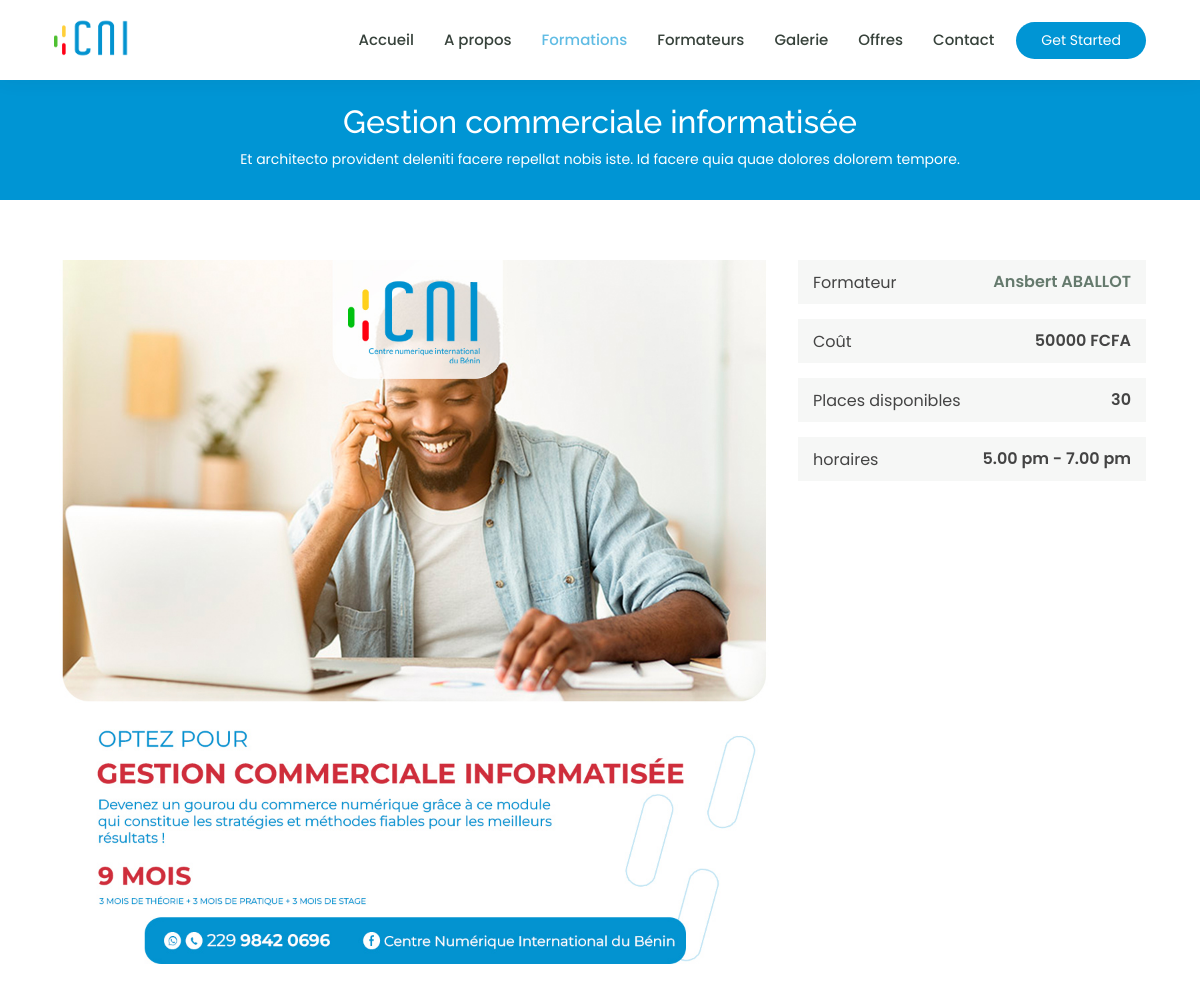
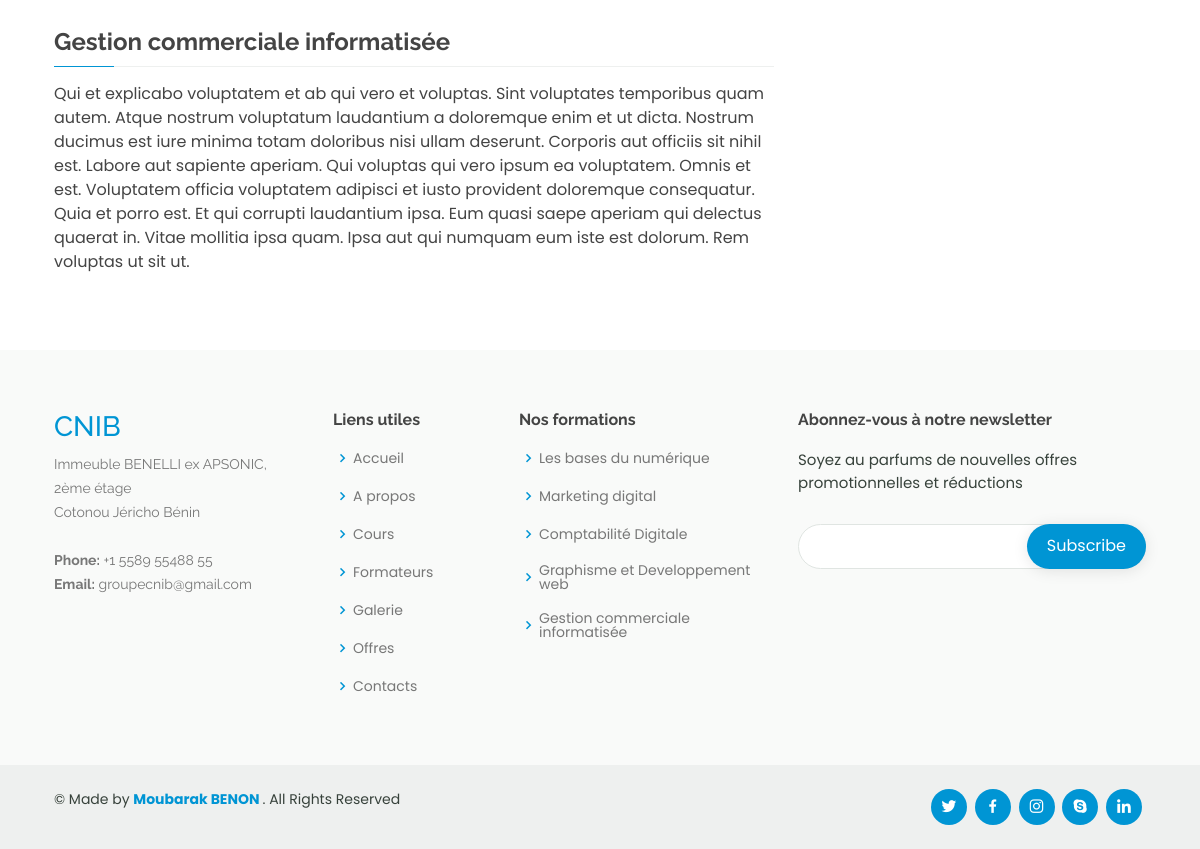
The app's page /cnib/course_details/10 with its own data (2 pictures, top to bottom).
### app/models.py (models this page shows, shortened)
class Cours(models.Model):
    nom = models.CharField(max_length=100)
    coursthumbnail = models.ImageField(upload_to="cours", blank=True, null=True)
    price = models.IntegerField(default=50000)
    libele = models.TextField(max_length=500,blank=True, null=True)
    description = models.TextField(max_length=1000)
    prof=models.CharField(choices=les_choix, max_length=50, default="")
    profimage = models.ImageField(upload_to="enseignants", blank=True, null=True)
    def get_absolute_url(self):
        return reverse("course_details", kwargs = {"id": self.id}) # nom de l'url "product" et un paramètre contenant le slug

### app/views.py (the view)
# urls.py: path('course_details/<int:id>', views.course_details, name='course_details')
def course_details(request, id):
    cours = get_object_or_404(Cours, id=id)
    formations = Cours.objects.all()
    return render(request, 'app/course-details.html', context={"cours": cours, "formations":formations})

### app/templates/app/course-details.html (shortened to what this page needs)
{% extends 'app/index.html' %}
{% block coursesli %}class="active"{% endblock coursesli %}
{% block about %}
  <main id="main">
    <div class="breadcrumbs" data-aos="fade-in">
      <div class="container">
        <h2>{{ cours.nom }}</h2>
        <p>{{ cours.libele }}</p>
      </div>
    </div>
    <section id="course-details" class="course-details">
      <div class="container" data-aos="fade-up">
        <div class="row">
          <div class="col-lg-8">
            <img src="{{ cours.coursthumbnail.url }}" class="img-fluid" alt="">
            <h3>{{ cours.nom }}</h3>
             <p>
              {{ cours.description }}
            </p>
          </div>
          <div class="col-lg-4">
            <div class="course-info d-flex justify-content-between align-items-center">
              <h5>Formateur</h5>
              <p><a href="#">{{ cours.prof }}</a></p>
            </div>
            <div class="course-info d-flex justify-content-between align-items-center">
              <h5>Coût</h5>
              <p>{{ cours.price }} FCFA</p>
            </div>
            <div class="course-info d-flex justify-content-between align-items-center">
              <h5>Places disponibles</h5>
              <p>30</p>
            </div>
            <div class="course-info d-flex justify-content-between align-items-center">
              <h5>horaires</h5>
              <p>5.00 pm - 7.00 pm</p>
            </div>
          </div>
        </div>
      </div>
    </section>
  </main>
  {% endblock about %}

### app/templates/app/index.html (shortened to what this page needs)
{% load static %}
<!DOCTYPE html>
<html lang="en">
<head>
  <link rel="stylesheet" href="https://cdnjs.cloudflare.com/ajax/libs/font-awesome/6.1.1/css/all.min.css"
 />
  <link href="{% static 'app/vendor/animate.css/animate.min.css' %}" rel="stylesheet">
  <link href="{% static 'app/vendor/aos/aos.css' %}" rel="stylesheet">
  <link href="{% static 'app/vendor/bootstrap/css/bootstrap.min.css' %}" rel="stylesheet">
  <link href="{% static 'app/vendor/bootstrap-icons/bootstrap-icons.css' %}" rel="stylesheet">
  <link href="{% static 'app/vendor/boxicons/css/boxicons.min.css' %}" rel="stylesheet">
  <link href="{% static 'app/vendor/remixicon/remixicon.css' %}" rel="stylesheet">
  <link href="{% static 'app/vendor/swiper/swiper-bundle.min.css' %}" rel="stylesheet">
  <link href="https://cdn.jsdelivr.net/npm/bootstrap@5.0.2/dist/css/bootstrap.min.css" rel="stylesheet"
>
  <link href="{% static 'app/css/style.css' %}" rel="stylesheet">
</head>
<body>
  <header id="header" class="fixed-top">
    <div class="container d-flex align-items-center">
      <a href="index.html" class="logo me-auto"><img src="{% static 'app/images/LOGO/1.png' %}" alt="" class="img-fluid"
          style="background-size: cover; height: 50px;"></a>
      <nav id="navbar" class="navbar order-last order-lg-0">
        <ul>
          <li><a {% block indexli %}class="active" {% endblock indexli %} href="{% url 'index'  %}">Accueil</a></li>
          <li><a href="{% url 'about' %}" {% block aboutli %}{% endblock aboutli %}>A propos</a></li>
          <li><a href="{% url 'courses'  %}" {% block coursesli %}{% endblock coursesli %}>Formations</a></li>
          <li><a href="{% url 'trainers'  %}" {% block trainersli %}{% endblock trainersli %}>Formateurs</a></li>
          <li><a href="{% url 'events' %}" {% block eventsli %}{% endblock eventsli %}>Galerie</a></li>
          <li><a href="{% url 'pricing'  %}" {% block pricingli %}{% endblock pricingli %}>Offres</a></li>
          <li><a href="{% url 'contact'  %}" {% block contactli %}{% endblock contactli %}>Contact</a></li>
        </ul>
      </nav>
      <a href="{% url 'courses'  %}" class="get-started-btn">Get Started</a>
    </div>
  </header>
  {% block about %}{% endblock about %}
  <footer id="footer">
    <div class="footer-top">
      <div class="container">
        <div class="row">
          <div class="col-lg-3 col-md-6 footer-contact">
            <h3 style="color: #0095d4;">CNIB</h3>
            <p>
              Immeuble BENELLI ex APSONIC, <br>
              2ème étage <br>
              Cotonou Jéricho Bénin<br>
              <br>
              <strong>Phone:</strong> +1 5589 55488 55<br>
              <strong>Email:</strong> groupecnib@gmail.com<br>
            </p>
          </div>
          <div class="col-lg-2 col-md-6 footer-links">
            <h4>Liens utiles</h4>
            <ul>
              <li><i class="bx bx-chevron-right"></i> <a href="{% url 'index' %}" {% ">Accueil</a></li>
              <li><i class="bx bx-chevron-right"></i> <a href="{% url 'about' %}" {% ">A propos</a></li>
              <li><i class="bx bx-chevron-right"></i> <a href="{% url 'courses'  %}" ">Cours</a></li>
              <li><i class=" bx bx-chevron-right"></i> <a href="{% url 'trainers'  %}"">Formateurs</a></li>
              <li><i class=" bx bx-chevron-right"></i> <a href="{% url 'events' %}" {%">Galerie</a></li>
              <li><i class="bx bx-chevron-right"></i> <a href="{% url 'pricing'  %}" ">Offres</a></li>
              <li><i class=" bx bx-chevron-right"></i> <a href="{% url 'contact'  %}" ">Contacts</a></li>
            </ul>
          </div>
          <div class=" col-lg-3 col-md-6 footer-links">
                        <h4>Nos formations</h4>
                        <ul>
                          {% for cour in formations %}
                          <li><i class="bx bx-chevron-right"></i> <a
                              href="{{ cour.get_absolute_url }}">{{ cour.nom }}</a></li>
                          {% endfor %}
                        </ul>
          </div>
          <div class="col-lg-4 col-md-6 footer-newsletter">
            <h4>Abonnez-vous à notre newsletter</h4>
            <p>Soyez au parfums de nouvelles offres promotionnelles et réductions</p>
            <form action="" method="post">
              <input type="email" name="email"><input type="submit" value="Subscribe">
            </form>
          </div>
        </div>
      </div>
    </div>
    <div class="container d-md-flex py-4">
      <div class="me-md-auto text-center text-md-start">
        <div class="copyright">
          &copy; Made by <strong><span><a href="http://wa.me/22990838919">Moubarak BENON </a></span></strong>. All
          Rights Reserved
        </div>
        <div class="credits">
        </div>
      </div>
      <div class="social-links text-center text-md-right pt-3 pt-md-0">
        <a href="#" class="twitter"><i class="bx bxl-twitter"></i></a>
        <a href="https://www.facebook.com/profile.php?id=100086442344655&mibextid=ZbWKwL" class="facebook"><i class="bx bxl-facebook"></i></a>
        <a href="#" class="instagram"><i class="bx bxl-instagram"></i></a>
        <a href="#" class="google-plus"><i class="bx bxl-skype"></i></a>
        <a href="#" class="linkedin"><i class="bx bxl-linkedin"></i></a>
      </div>
    </div>
  </footer>
</body>
</html>

### app/static/app/css/style.css (style rules this page uses)
body { font-family: "poppins"; color: #444444; }
a { color: #0095d4; text-decoration: none; }
h1, h2, h3, h4, h5, h6 { font-family: "Raleway", sans-serif; }
#header { background: #fff; transition: all 0.5s; z-index: 997; padding: 15px 0; box-shadow: 0px 0 18px rgba(55, 66, 59, 0.08); }
#header .logo { font-size: 30px; margin: 0; padding: 0; line-height: 1; font-weight: 600; letter-spacing: 1px; text-transform: uppercase; font-family: "Poppins", sans-serif; }
#header .logo img { height: 150px; background-size: cover; }
.get-started-btn { margin-left: 22px; background: #0095d4; color: #fff; border-radius: 50px; padding: 8px 25px; white-space: nowrap; transition: 0.3s; font-size: 14px; display: inline-block; }
.navbar { padding: 0; }
.navbar ul { margin: 0; padding: 0; display: flex; list-style: none; align-items: center; }
.navbar li { position: relative; }
.navbar a, .navbar a:focus { display: flex; align-items: center; justify-content: space-between; padding: 10px 0 10px 30px; font-family: "Poppins", sans-serif; font-size: 15px; font-weight: 500; color: #37423b; white-space: nowrap; transition: 0.3s; }
.navbar a:hover, .navbar .active, .navbar .active:focus, .navbar li:hover>a { color: #60bce4; }
section { padding: 60px 0; overflow: hidden; }
.breadcrumbs { margin-top: 73px; text-align: center; background: #0095d4; padding: 30px 0; color: #fff; }
.breadcrumbs h2 { font-size: 32px; font-weight: 500; }
.breadcrumbs p { font-size: 14px; margin-bottom: 0; }
.course-details h3 { font-size: 24px; margin: 30px 0 15px 0; font-weight: 700; position: relative; padding-bottom: 10px; }
.course-details h3:before { content: ""; position: absolute; display: block; width: 100%; height: 1px; background: #eef0ef; bottom: 0; left: 0; }
.course-details h3:after { content: ""; position: absolute; display: block; width: 60px; height: 1px; background: #0095d4; bottom: 0; left: 0; }
.course-details .course-info { background: #f6f7f6; padding: 10px 15px; margin-bottom: 15px; }
.course-details .course-info h5 { font-weight: 400; font-size: 16px; margin: 0; font-family: "Poppins", sans-serif; }
.course-details .course-info p { margin: 0; font-weight: 600; }
.course-details .course-info a { color: #657a6d; }
#footer { color: #37423b; font-size: 14px; background: #eef0ef; }
#footer .footer-top { padding: 60px 0 30px 0; background: #f9faf9; }
#footer .footer-top .footer-contact { margin-bottom: 30px; }
#footer .footer-top .footer-contact p { font-size: 14px; line-height: 24px; margin-bottom: 0; font-family: "Raleway", sans-serif; color: #777777; }
#footer .footer-top h4 { font-size: 16px; font-weight: bold; color: #444444; position: relative; padding-bottom: 12px; }
#footer .footer-top .footer-links { margin-bottom: 30px; }
#footer .footer-top .footer-links ul { list-style: none; padding: 0; margin: 0; }
#footer .footer-top .footer-links ul i { padding-right: 2px; color: #0095d4; font-size: 18px; line-height: 1; }
#footer .footer-top .footer-links ul li { padding: 10px 0; display: flex; align-items: center; }
#footer .footer-top .footer-links ul li:first-child { padding-top: 0; }
#footer .footer-top .footer-links ul a { color: #777777; transition: 0.3s; display: inline-block; line-height: 1; }
#footer .footer-newsletter { font-size: 15px; }
#footer .footer-newsletter h4 { font-size: 16px; font-weight: bold; color: #444444; position: relative; padding-bottom: 12px; }
#footer .footer-newsletter form { margin-top: 30px; background: #fff; padding: 6px 10px; position: relative; border-radius: 50px; text-align: left; border: 1px solid #e0e5e2; }
#footer .footer-newsletter form input[type=email] { border: 0; padding: 4px 8px; width: calc(100% - 100px); }
#footer .footer-newsletter form input[type=submit] { position: absolute; top: -1px; right: -1px; bottom: -1px; border: 0; background: none; font-size: 16px; padding: 0 20px 2px 20px; background: #0095d4; color: #fff; transition: 0.3s; border-radius: 50px; box-shadow: 0px 2px 15px rgba(0, 0, 0, 0.1); }
#footer .credits { padding-top: 5px; font-size: 13px; }
#footer .social-links a { font-size: 18px; display: inline-block; background: #0095d4; color: #fff; line-height: 1; padding: 8px 0; margin-right: 4px; border-radius: 50%; text-align: center; width: 36px; height: 36px; transition: 0.3s; }

### records on screen
Cours: nom "Gestion commerciale informatisée", libele "Et architecto provident deleniti facere repellat nobis iste. Id facere quia quae dolores dolorem tempore.", coursthumbnail (picture), description "Qui et explicabo voluptatem et ab qui vero et voluptas. Sint voluptates temporibus quam autem. Atque nostrum voluptatum laudantium a doloremque enim et ut dicta. Nostrum ducimus est iure minima totam doloribus nisi ullam deserunt. Corporis aut officiis sit nihil est. Labore aut sapiente aperiam. Qui voluptas qui vero ipsum ea voluptatem. Omnis et est. Voluptatem officia voluptatem adipisci et iusto provident doloremque consequatur. Quia et porro est. Et qui corrupti laudantium ipsa. Eum quasi saepe aperiam qui delectus quaerat in. Vitae mollitia ipsa quam. Ipsa aut qui numquam eum iste est dolorum. Rem voluptas ut sit ut.", prof "Ansbert ABALLOT", price "50000"
Cours: nom "Les bases du numérique"
Cours: nom "Marketing digital"
Cours: nom "Comptabilité Digitale"
Cours: nom "Graphisme et Developpement web"
